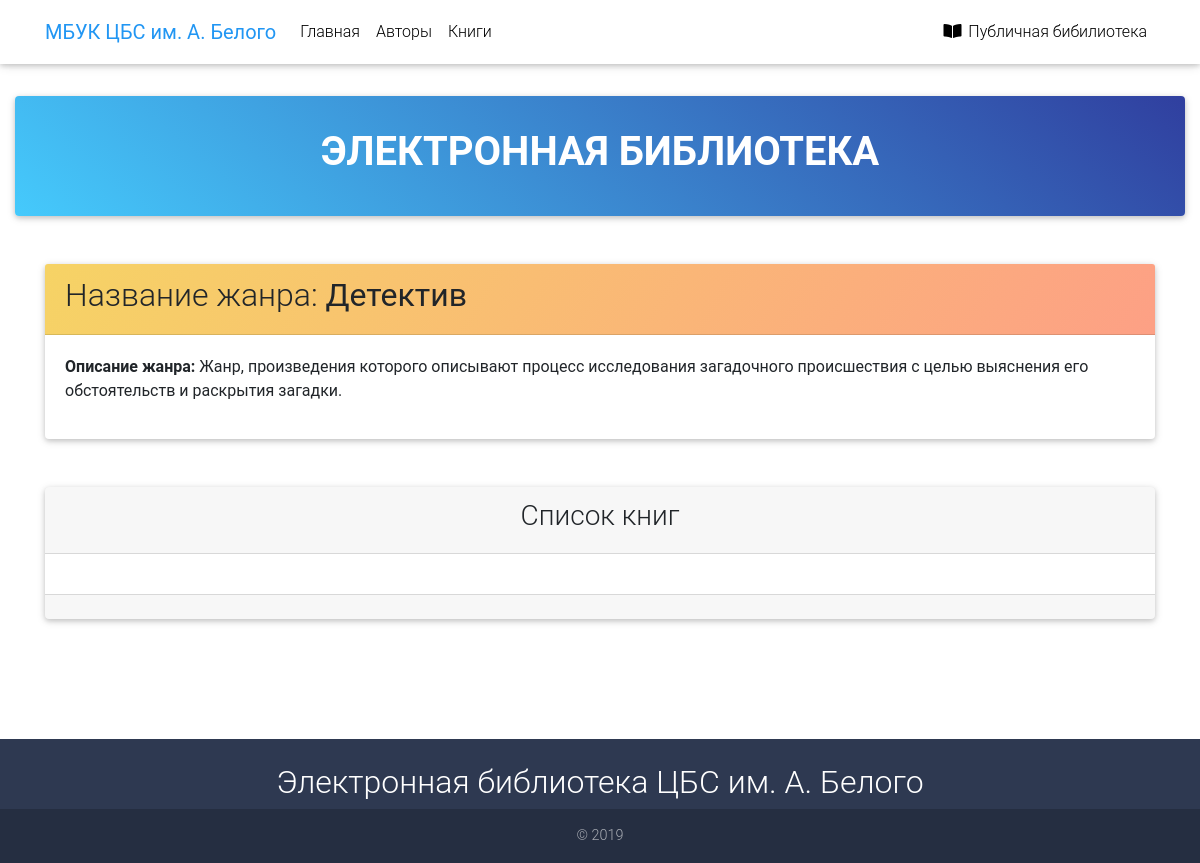
Screenshot of /catalog/genre/1/ with the database file from the repository.
### catalog/models.py (models this page shows, shortened)
class Genre(models.Model):
    name = models.CharField(max_length=50, verbose_name='Жанр')
    description = models.CharField(max_length=250, verbose_name='Описание жанра')
    color = models.ForeignKey('CardColor', on_delete=models.SET_NULL, null=True, verbose_name='Цвет карточки')
    class Meta:
        verbose_name = 'Жанр'
        verbose_name_plural = 'Жанры'
    def get_books(self):
        return self.books.filter(genre=self).all()

### catalog/views.py (the view, shortened to what this page needs)
# urls.py: path('genre/<int:pk>/', views.GenreDetailView.as_view(), name='genre_detail'),
class GenreDetailView(generic.DetailView):
    model = Genre

### catalog/templates/catalog/genre_detail.html (shortened to what this page needs)
{% extends "base_detail.html" %}
{% load text_spliter %}
{% block content %}
<div class="container">
    <div class="card mt-5">
        <div class="card-header sunny-morning-gradient">
            <h2>Название жанра: <strong>{{ genre.name }}</strong></h2>
        </div>
        <div class="card-body">
            <p><strong>Описание жанра:</strong> {{ genre.description }}</p>
        </div>
    </div>
        <div class="mt-5 mb-4">
            <div class="card mb-4 wow fadeIn">
                <div class="card-header text-center">
                    <h3>Список книг</h3>
                </div>
                <div class="card-body">
                </div>
                <div class="card-footer">
                </div>
        </div>
</div>
{% endblock %}

### rows the page displays
Genre: name "Детектив", description "Жанр, произведения которого описывают процесс исследования загадочного происшествия с целью выяснения его обстоятельств и раскрытия загадки."
